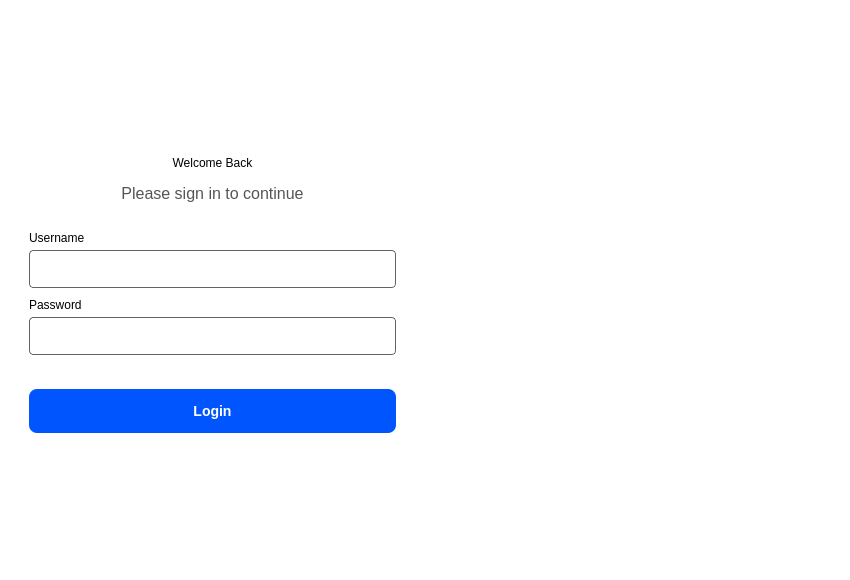
<?xml version="1.0" encoding="UTF-8"?>
<ui version="4.0">
 <class>login_form_main_window</class>
 <widget class="QWidget" name="login_form_main_window">
  <property name="geometry">
   <rect>
    <x>0</x>
    <y>0</y>
    <width>850</width>
    <height>580</height>
   </rect>
  </property>
  <property name="windowTitle">
   <string>Login</string>
  </property>
  <property name="styleSheet">
   <string notr="true">
                #login_form_main_window {
border:none;
                background: white;
                }
            </string>
  </property>
  <layout class="QHBoxLayout" name="mainLayout" stretch="1,1">
   <property name="spacing">
    <number>0</number>
   </property>
   <property name="leftMargin">
    <number>0</number>
   </property>
   <property name="topMargin">
    <number>0</number>
   </property>
   <property name="rightMargin">
    <number>0</number>
   </property>
   <property name="bottomMargin">
    <number>0</number>
   </property>
   <item>
    <widget class="QFrame" name="leftFrame">
     <property name="styleSheet">
      <string notr="true">
                            #leftFrame {
                            background: white;
                            }
                        </string>
     </property>
     <property name="frameShape">
      <enum>QFrame::Shape::NoFrame</enum>
     </property>
     <layout class="QVBoxLayout" name="verticalLayout_2" stretch="0">
      <item>
       <widget class="QWidget" name="formContainer" native="true">
        <property name="sizePolicy">
         <sizepolicy hsizetype="Preferred" vsizetype="Fixed">
          <horstretch>0</horstretch>
          <verstretch>0</verstretch>
         </sizepolicy>
        </property>
        <property name="styleSheet">
         <string notr="true">border:none;
</string>
        </property>
        <layout class="QVBoxLayout" name="verticalLayout_4">
         <property name="spacing">
          <number>10</number>
         </property>
         <property name="leftMargin">
          <number>20</number>
         </property>
         <property name="rightMargin">
          <number>20</number>
         </property>
         <item>
          <widget class="QWidget" name="headerWidget" native="true">
           <property name="sizePolicy">
            <sizepolicy hsizetype="Preferred" vsizetype="Fixed">
             <horstretch>0</horstretch>
             <verstretch>0</verstretch>
            </sizepolicy>
           </property>
           <layout class="QVBoxLayout" name="verticalLayout">
            <property name="spacing">
             <number>5</number>
            </property>
            <item>
             <widget class="QLabel" name="loginLabel">
              <property name="sizePolicy">
               <sizepolicy hsizetype="Preferred" vsizetype="Fixed">
                <horstretch>0</horstretch>
                <verstretch>0</verstretch>
               </sizepolicy>
              </property>
              <property name="styleSheet">
               <string notr="true">
                                                                #loginLabel {
                                                                font: 700 20pt &quot;Arial&quot;;
                                                                color: black;
                                                                }
                                                            </string>
              </property>
              <property name="text">
               <string>Welcome Back</string>
              </property>
              <property name="alignment">
               <set>Qt::AlignmentFlag::AlignCenter</set>
              </property>
             </widget>
            </item>
            <item>
             <widget class="QLabel" name="loginSloganLabel">
              <property name="sizePolicy">
               <sizepolicy hsizetype="Preferred" vsizetype="Preferred">
                <horstretch>0</horstretch>
                <verstretch>0</verstretch>
               </sizepolicy>
              </property>
              <property name="styleSheet">
               <string notr="true">
                                                                #loginSloganLabel {
                                                                font-size: 12pt;
                                                                color: #555;
                                                                }
                                                            </string>
              </property>
              <property name="text">
               <string>Please sign in to continue</string>
              </property>
              <property name="alignment">
               <set>Qt::AlignmentFlag::AlignCenter</set>
              </property>
              <property name="wordWrap">
               <bool>true</bool>
              </property>
             </widget>
            </item>
           </layout>
          </widget>
         </item>
         <item>
          <widget class="QWidget" name="usernameWidget" native="true">
           <property name="sizePolicy">
            <sizepolicy hsizetype="Preferred" vsizetype="Fixed">
             <horstretch>0</horstretch>
             <verstretch>0</verstretch>
            </sizepolicy>
           </property>
           <layout class="QVBoxLayout" name="verticalLayout_3">
            <property name="spacing">
             <number>5</number>
            </property>
            <property name="leftMargin">
             <number>0</number>
            </property>
            <property name="topMargin">
             <number>0</number>
            </property>
            <property name="rightMargin">
             <number>0</number>
            </property>
            <property name="bottomMargin">
             <number>0</number>
            </property>
            <item>
             <widget class="QLabel" name="usernameLabel">
              <property name="sizePolicy">
               <sizepolicy hsizetype="Fixed" vsizetype="Fixed">
                <horstretch>0</horstretch>
                <verstretch>0</verstretch>
               </sizepolicy>
              </property>
              <property name="styleSheet">
               <string notr="true">#usernameLabel{
                                                                color : rgb(0,0,0);
                                                                font: 600 8pt &quot;Segoe UI&quot;;
                                                                }
                                                            </string>
              </property>
              <property name="text">
               <string>Username</string>
              </property>
             </widget>
            </item>
            <item>
             <widget class="QLineEdit" name="usernameInputBox">
              <property name="styleSheet">
               <string notr="true">#usernameInputBox {
height: 20px;
padding: 8px 10px;
font-size: 14px;
color: #111;
border: 1px solid rgb(99, 99, 99);
background: #fff;
border-radius: 4px;
                                                                }

                                                                #usernameInputBox:focus {
                                                                border: 1.5px solid #0055FF;
                                                                }
                                                            </string>
              </property>
             </widget>
            </item>
           </layout>
          </widget>
         </item>
         <item>
          <widget class="QWidget" name="passwordWidget" native="true">
           <property name="sizePolicy">
            <sizepolicy hsizetype="Preferred" vsizetype="Fixed">
             <horstretch>0</horstretch>
             <verstretch>0</verstretch>
            </sizepolicy>
           </property>
           <layout class="QVBoxLayout" name="verticalLayout_pass">
            <property name="spacing">
             <number>5</number>
            </property>
            <property name="leftMargin">
             <number>0</number>
            </property>
            <property name="topMargin">
             <number>0</number>
            </property>
            <property name="rightMargin">
             <number>0</number>
            </property>
            <property name="bottomMargin">
             <number>0</number>
            </property>
            <item>
             <widget class="QLabel" name="passwordLabel">
              <property name="sizePolicy">
               <sizepolicy hsizetype="Fixed" vsizetype="Fixed">
                <horstretch>0</horstretch>
                <verstretch>0</verstretch>
               </sizepolicy>
              </property>
              <property name="styleSheet">
               <string notr="true">#passwordLabel{
                                                                color : rgb(0,0,0);
                                                                font: 600 8pt &quot;Segoe UI&quot;;
                                                                }
                                                            </string>
              </property>
              <property name="text">
               <string>Password</string>
              </property>
             </widget>
            </item>
            <item>
             <widget class="QLineEdit" name="passwordInputBox">
              <property name="styleSheet">
               <string notr="true">#passwordInputBox {
                                                                height: 20px;
                                                                padding: 8px 10px;
                                                                font-size: 14px;
                                                                color: #111;
                                                                border: 1px solid rgb(99, 99, 99);
                                                                background: #fff;
                                                                border-radius: 4px;
                                                                }

                                                                #passwordInputBox:focus {
                                                                border: 1.5px solid #0055FF;
                                                                }
                                                            </string>
              </property>
              <property name="echoMode">
               <enum>QLineEdit::EchoMode::Password</enum>
              </property>
             </widget>
            </item>
           </layout>
          </widget>
         </item>
         <item>
          <widget class="QLabel" name="erroLabel">
           <property name="sizePolicy">
            <sizepolicy hsizetype="Preferred" vsizetype="Fixed">
             <horstretch>0</horstretch>
             <verstretch>0</verstretch>
            </sizepolicy>
           </property>
           <property name="styleSheet">
            <string notr="true">#erroLabel{
                                                    color : rgb(255,0,0);
                                                    font: 600 8pt &quot;Segoe UI&quot;;
                                                    }
                                                </string>
           </property>
           <property name="text">
            <string/>
           </property>
          </widget>
         </item>
         <item>
          <widget class="QPushButton" name="loginButton">
           <property name="cursor">
            <cursorShape>PointingHandCursor</cursorShape>
           </property>
           <property name="styleSheet">
            <string notr="true">#loginButton {
height: 44px;
padding: 0 16px;
background-color:#0055FF;
color: white;
font-size: 14px;
font-weight: 600;
border: none;
border-radius: 8px;
}
#loginButton:hover {
background-color: #3388FF
}</string>
           </property>
           <property name="text">
            <string>Login</string>
           </property>
          </widget>
         </item>
        </layout>
       </widget>
      </item>
     </layout>
    </widget>
   </item>
   <item>
    <widget class="QFrame" name="rightFrame">
     <property name="styleSheet">
      <string notr="true">#rightFrame {
background: qlineargradient(
x1:0, y1:0,
x2:0, y2:1,
stop:0 #3388FF,
stop:1 #0055FF
);
}
                        </string>
     </property>
     <layout class="QVBoxLayout" name="verticalLayout_5">
      <item>
       <widget class="QWidget" name="widget_4" native="true">
        <property name="sizePolicy">
         <sizepolicy hsizetype="Preferred" vsizetype="Fixed">
          <horstretch>0</horstretch>
          <verstretch>0</verstretch>
         </sizepolicy>
        </property>
        <layout class="QVBoxLayout" name="verticalLayout_6">
         <property name="spacing">
          <number>30</number>
         </property>
         <property name="leftMargin">
          <number>50</number>
         </property>
         <property name="topMargin">
          <number>30</number>
         </property>
         <property name="rightMargin">
          <number>50</number>
         </property>
         <item>
          <widget class="QWidget" name="widget_5" native="true">
           <property name="sizePolicy">
            <sizepolicy hsizetype="Preferred" vsizetype="Fixed">
             <horstretch>0</horstretch>
             <verstretch>0</verstretch>
            </sizepolicy>
           </property>
           <layout class="QVBoxLayout" name="verticalLayout_7">
            <item>
             <widget class="QLabel" name="helloLabel">
              <property name="sizePolicy">
               <sizepolicy hsizetype="Preferred" vsizetype="Preferred">
                <horstretch>0</horstretch>
                <verstretch>0</verstretch>
               </sizepolicy>
              </property>
              <property name="font">
               <font>
                <pointsize>24</pointsize>
                <bold>true</bold>
               </font>
              </property>
              <property name="styleSheet">
               <string notr="true">color:white;</string>
              </property>
              <property name="text">
               <string>New Here?</string>
              </property>
              <property name="alignment">
               <set>Qt::AlignmentFlag::AlignCenter</set>
              </property>
             </widget>
            </item>
            <item>
             <widget class="QLabel" name="label">
              <property name="sizePolicy">
               <sizepolicy hsizetype="Preferred" vsizetype="Preferred">
                <horstretch>0</horstretch>
                <verstretch>0</verstretch>
               </sizepolicy>
              </property>
              <property name="font">
               <font>
                <pointsize>11</pointsize>
               </font>
              </property>
              <property name="styleSheet">
               <string notr="true">#label{
                                                                color: rgba(255, 255, 255, 192)}
                                                            </string>
              </property>
              <property name="text">
               <string>Create an account to get started.</string>
              </property>
              <property name="alignment">
               <set>Qt::AlignmentFlag::AlignCenter</set>
              </property>
             </widget>
            </item>
           </layout>
          </widget>
         </item>
         <item>
          <widget class="QPushButton" name="signupButton">
           <property name="font">
            <font>
             <pointsize>11</pointsize>
             <bold>false</bold>
            </font>
           </property>
           <property name="cursor">
            <cursorShape>PointingHandCursor</cursorShape>
           </property>
           <property name="styleSheet">
            <string notr="true">#signupButton{
							color: white;
                                                    border-radius: 18px;
                                                    border:1px solid rgba(255, 255, 255, 150);
                                                    padding: 7px 0;
                                                    }

                                                    #signupButton:hover{
                                                    border:1px solid #fff;
                                                    background: rgba(255, 255, 255, 30);
                                                    }
                                                </string>
           </property>
           <property name="text">
            <string>Sign up</string>
           </property>
          </widget>
         </item>
        </layout>
       </widget>
      </item>
     </layout>
    </widget>
   </item>
  </layout>
 </widget>
 <resources/>
 <connections/>
</ui>
